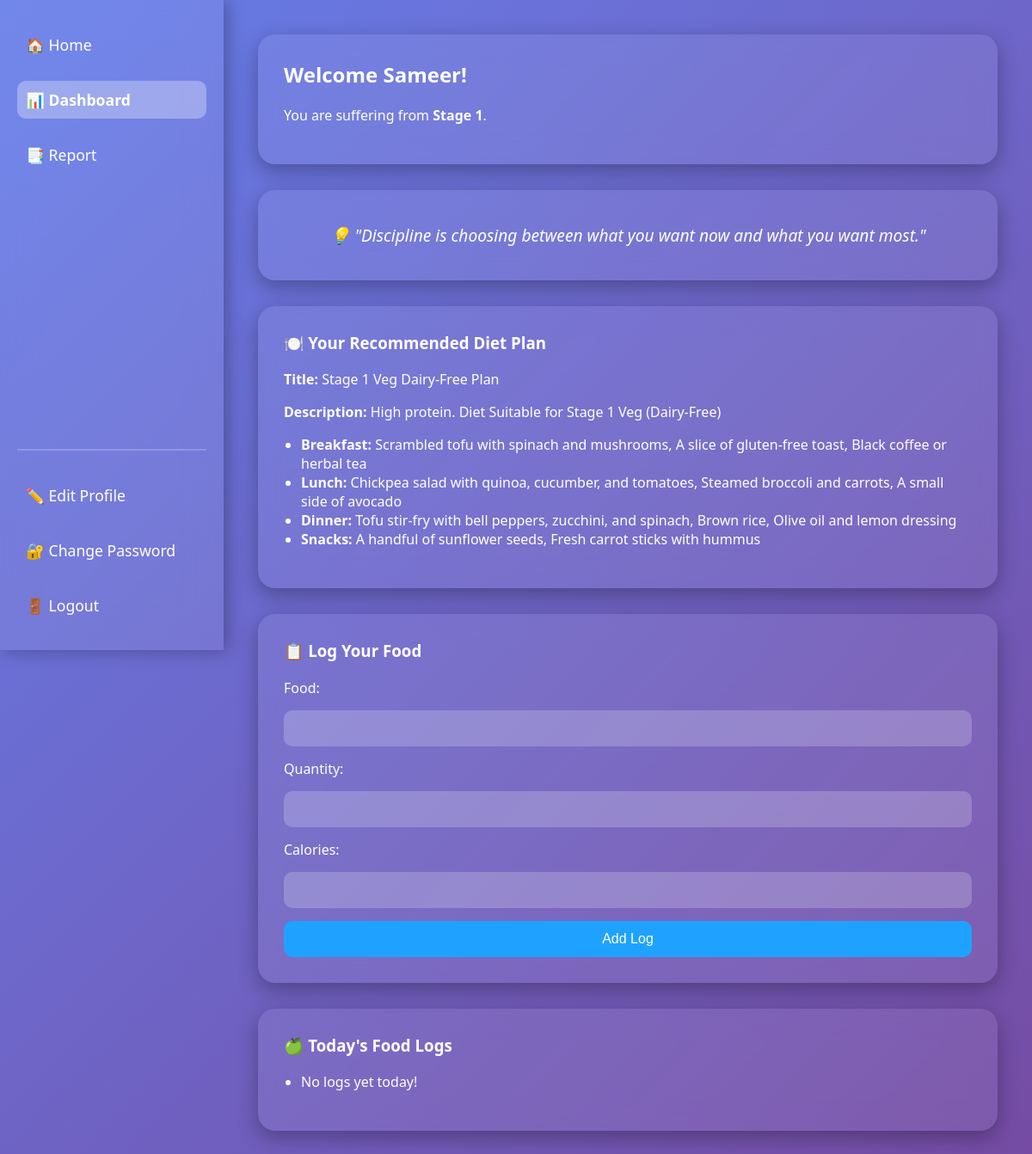
The page /dashboard/ (signed in) on the database its author committed.
### tracker/models.py (models this page shows, shortened)
class UserProfile(models.Model):
    user = models.OneToOneField(User, on_delete=models.CASCADE)
    dob = models.DateField(null=True, blank=True)
    age = models.PositiveIntegerField(null=True, blank=True)
    is_profile_complete = models.BooleanField(default=False)
    diet_preference = models.CharField(max_length=10, choices=[('veg', 'Veg'), ('nonveg', 'Non-Veg')], blank=True)
    allergies = models.CharField(max_length=100, choices=ALLERGY_CHOICES, blank=True)
    height = models.FloatField(null=True, blank=True)
    weight = models.FloatField(null=True, blank=True)
    report_file = models.FileField(upload_to='reports/', null=True, blank=True)
    liver_stage = models.CharField(max_length=20, blank=True, null=True)
    def get_matching_diet_plan(self):
        diet_plans = DietPlan.objects.filter(
            liver_stage=self.liver_stage,
            diet_preference=self.diet_preference,
            allergy_to_avoid=self.allergies
        )
        return diet_plans.first()

class DietPlan(models.Model):
    title = models.CharField(max_length=100)
    description = models.TextField(blank=True)
    liver_stage = models.CharField(max_length=20, blank=True, null=True)
    diet_preference = models.CharField(max_length=10, choices=[('veg', 'Veg'), ('nonveg', 'Non-Veg')], blank=True)
    allergy_to_avoid = models.CharField(max_length=100, choices=ALLERGY_CHOICES, blank=True)
    breakfast = models.TextField(blank=True)
    lunch = models.TextField(blank=True)
    dinner = models.TextField(blank=True)
    snacks = models.TextField(blank=True)
    assigned_on = models.DateTimeField(auto_now_add=True)

### tracker/views.py (the view, shortened to what this page needs)
# urls.py: path('dashboard/', dashboard, name='dashboard'),
@login_required
def dashboard(request):
    profile = UserProfile.objects.get(user=request.user)
    diet_plan = profile.get_matching_diet_plan()
    today = timezone.now().date()
    today_logs = FoodLog.objects.filter(user_profile=profile, log_time__date=today)
    calorie_limit = 2000
    total_calories = sum(log.calories for log in today_logs)
    if total_calories < calorie_limit * 0.9:
        status = "Off Track (Too Low)"
    elif total_calories > calorie_limit * 1.1:
        status = "Off Track (Too High)"
    else:
        status = "On Track ✅"
    quotes_file_path = os.path.join(os.path.dirname(__file__), './static/tracker/quotes.json')
    with open(quotes_file_path, 'r') as file:
        quotes = json.load(file)
    quote_index = (datetime.now().day + request.user.id) % len(quotes)
    daily_quote = quotes[quote_index]
    context = {
        'profile': profile,
        'diet_plan': diet_plan,
        'total_calories': total_calories,
        'calorie_limit': calorie_limit,
        'status': status,
        'daily_quote': daily_quote,
        'today_logs': today_logs,
    }
    return render(request, 'tracker/dashboard.html', context)

### tracker/templates/tracker/dashboard.html (shortened to what this page needs)
<!DOCTYPE html>
<html lang="en">
<head>
</head>
<body>
    <div class="sidebar">
        <div class="top-links">
            <a href="{% url 'home' %}" class="{% if request.resolver_match.url_name == 'home' %}active{% endif %}">🏠 Home</a>
            <a href="{% url 'dashboard' %}" class="{% if request.resolver_match.url_name == 'dashboard' %}active{% endif %}">📊 Dashboard</a>
            <a href="{% url 'report' %}" class="{% if request.resolver_match.url_name == 'report' %}active{% endif %}">📑 Report</a>
        </div>
        <hr style="border: 1px solid rgba(255, 255, 255, 0.2); margin: 30px 0; margin-top: 320px;">
        <div class="bottom-links">
            <a href="{% url 'edit_profile' %}" class="{% if request.resolver_match.url_name == 'edit_profile' %}active{% endif %}">✏️ Edit Profile</a>
            <a href="{% url 'change_password' %}" class="{% if request.resolver_match.url_name == 'change_password' %}active{% endif %}">🔐 Change Password</a>
            <a href="{% url 'logout' %}" class="{% if request.resolver_match.url_name == 'logout' %}active{% endif %}">🚪 Logout</a>
        </div>
    </div>
    <div class="main-content">
        <div class="card">
            <h2>Welcome {{ request.user.username }}!</h2>
            <p>
                {% if profile.liver_stage %}
                You are suffering from <strong>{{ profile.liver_stage }}</strong>.
                {% else %}
                Liver stage not detected or pending analysis.
                {% endif %}
            </p>
        </div>
        <div class="card quote-card">
            <p>💡 "{{ daily_quote }}"</p>
        </div>
        {% if diet_plan %}
        <div class="card">
            <h3>🍽️ Your Recommended Diet Plan</h3>
            <p><strong>Title:</strong> {{ diet_plan.title }}</p>
            <p><strong>Description:</strong> {{ diet_plan.description }}</p>
            <ul>
                <li><strong>Breakfast:</strong> {{ diet_plan.breakfast }}</li>
                <li><strong>Lunch:</strong> {{ diet_plan.lunch }}</li>
                <li><strong>Dinner:</strong> {{ diet_plan.dinner }}</li>
                <li><strong>Snacks:</strong> {{ diet_plan.snacks }}</li>
            </ul>
        </div>
        {% else %}
        <div class="card">
            <p>No diet plan available for your current health data.</p>
        </div>
        {% endif %}
        <div class="card">
            <h3>📋 Log Your Food</h3>
            <form method="post">
                <label for="food_name">Food:</label>
                <input type="text" name="food_name" required>
                <label for="quantity">Quantity:</label>
                <input type="text" name="quantity" required>
                <label for="calories">Calories:</label>
                <input type="number" step="0.1" name="calories" required>
                <button type="submit">Add Log</button>
            </form>
        </div>
        <div class="card">
            <h3>🍏 Today's Food Logs</h3>
            <ul>
                {% for log in today_logs %}
                <li>{{ log.food_name }} ({{ log.quantity }}) — {{ log.calories }} kcal</li>
                {% empty %}
                <li>No logs yet today!</li>
                {% endfor %}
            </ul>
        </div>
    </div>
</body>
</html>

### tracker/templates/tracker/dashboard.html (style rules this page uses)
body { margin: 0; font-family: 'Segoe UI', Tahoma, Geneva, Verdana, sans-serif; background: linear-gradient(135deg, #667eea, #764ba2); color: #fff; display: flex; height: 100vh; }
.sidebar { position: fixed; width: 220px; background: rgba(255, 255, 255, 0.08); backdrop-filter: blur(20px); padding: 30px 20px; display: flex; flex-direction: column; justify-content: space-between; box-shadow: 4px 0 20px rgba(0, 0, 0, 0.3); }
.sidebar a { color: #fff; text-decoration: none; font-size: 1.1rem; padding: 10px; border-radius: 10px; transition: background 0.3s; }
.sidebar a.active { background: rgba(255, 255, 255, 0.3); font-weight: bold; }
.top-links, .bottom-links { display: flex; flex-direction: column; gap: 20px; }
.main-content { margin-left: 260px; flex: 1; padding: 40px; overflow-y: auto; }
.card { background: rgba(255, 255, 255, 0.08); backdrop-filter: blur(15px); border-radius: 20px; padding: 30px; margin-bottom: 30px; box-shadow: 0 8px 24px rgba(0, 0, 0, 0.3); }
h2, h3 { margin-top: 0; }
form { display: grid; gap: 15px; margin-top: 20px; }
label { font-weight: 500; }
input, button { padding: 12px; border: none; border-radius: 10px; font-size: 1rem; }
input { background: rgba(255, 255, 255, 0.2); color: #000; }
button { background: #1fa2ff; color: white; cursor: pointer; transition: background 0.3s; }
ul { padding-left: 20px; }
.quote-card { text-align: center; font-style: italic; font-size: 1.2rem; padding: 20px; }

### rows shown on the page
UserProfile: liver_stage "Stage 1"
DietPlan: title "Stage 1 Veg Dairy-Free Plan", description "High protein. Diet Suitable for Stage 1 Veg (Dairy-Free)", breakfast "Scrambled tofu with spinach and mushrooms, A slice of gluten-free toast, Black coffee or herbal tea", lunch "Chickpea salad with quinoa, cucumber, and tomatoes, Steamed broccoli and carrots, A small side of avocado", dinner "Tofu stir-fry with bell peppers, zucchini, and spinach, Brown rice, Olive oil and lemon dressing", snacks "A handful of sunflower seeds, Fresh carrot sticks with hummus"

### other values the page prints
{{ request.user.username }} "Sameer"
{{ daily_quote }} "Discipline is choosing between what you want now and what you want most."
